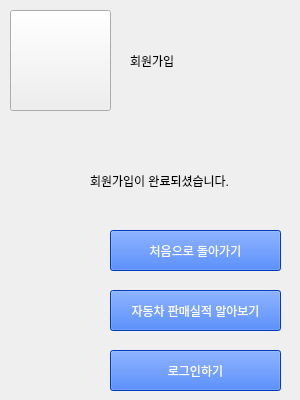
    <widget class="QWidget" name="page_34">
     <widget class="QPushButton" name="startButton_7">
      <property name="geometry">
       <rect>
        <x>10</x>
        <y>10</y>
        <width>101</width>
        <height>101</height>
       </rect>
      </property>
      <property name="styleSheet">
       <string notr="true">border-image:url(&quot;/Users/IOT/Documents/Login/danawa.jpg&quot;)</string>
      </property>
      <property name="text">
       <string/>
      </property>
     </widget>
     <widget class="QLabel" name="label_25">
      <property name="geometry">
       <rect>
        <x>130</x>
        <y>40</y>
        <width>111</width>
        <height>41</height>
       </rect>
      </property>
      <property name="styleSheet">
       <string notr="true">font: 700 20pt &quot;맑은 고딕&quot;;</string>
      </property>
      <property name="text">
       <string>회원가입</string>
      </property>
     </widget>
     <widget class="QLabel" name="label_26">
      <property name="geometry">
       <rect>
        <x>90</x>
        <y>160</y>
        <width>201</width>
        <height>41</height>
       </rect>
      </property>
      <property name="styleSheet">
       <string notr="true">font: 700 12pt &quot;맑은 고딕&quot;;</string>
      </property>
      <property name="text">
       <string>회원가입이 완료되셨습니다.</string>
      </property>
     </widget>
     <widget class="QPushButton" name="LOGIN_3">
      <property name="geometry">
       <rect>
        <x>110</x>
        <y>230</y>
        <width>171</width>
        <height>41</height>
       </rect>
      </property>
      <property name="styleSheet">
       <string notr="true">background-color: rgb(0, 85, 255);
border-color: rgb(0, 0, 0);
color: rgb(255, 255, 255);</string>
      </property>
      <property name="text">
       <string>처음으로 돌아가기</string>
      </property>
     </widget>
     <widget class="QPushButton" name="LOGIN_4">
      <property name="geometry">
       <rect>
        <x>110</x>
        <y>350</y>
        <width>171</width>
        <height>41</height>
       </rect>
      </property>
      <property name="styleSheet">
       <string notr="true">background-color: rgb(0, 85, 255);
border-color: rgb(0, 0, 0);
color: rgb(255, 255, 255);</string>
      </property>
      <property name="text">
       <string>로그인하기</string>
      </property>
     </widget>
     <widget class="QPushButton" name="LOGIN_5">
      <property name="geometry">
       <rect>
        <x>110</x>
        <y>290</y>
        <width>171</width>
        <height>41</height>
       </rect>
      </property>
      <property name="styleSheet">
       <string notr="true">background-color: rgb(0, 85, 255);
border-color: rgb(0, 0, 0);
color: rgb(255, 255, 255);</string>
      </property>
      <property name="text">
       <string>자동차 판매실적 알아보기</string>
      </property>
     </widget>
    </widget>
